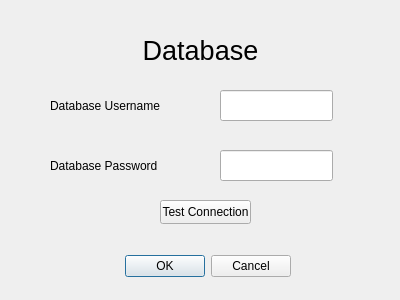
<?xml version="1.0" encoding="UTF-8"?>
<ui version="4.0">
 <class>dbdialog</class>
 <widget class="QDialog" name="dbdialog">
  <property name="geometry">
   <rect>
    <x>0</x>
    <y>0</y>
    <width>400</width>
    <height>300</height>
   </rect>
  </property>
  <property name="windowTitle">
   <string>Dialog</string>
  </property>
  <widget class="QDialogButtonBox" name="buttonBox">
   <property name="geometry">
    <rect>
     <x>110</x>
     <y>250</y>
     <width>181</width>
     <height>32</height>
    </rect>
   </property>
   <property name="orientation">
    <enum>Qt::Horizontal</enum>
   </property>
   <property name="standardButtons">
    <set>QDialogButtonBox::Cancel|QDialogButtonBox::Ok</set>
   </property>
  </widget>
  <widget class="QLabel" name="label_2">
   <property name="geometry">
    <rect>
     <x>0</x>
     <y>20</y>
     <width>401</width>
     <height>61</height>
    </rect>
   </property>
   <property name="text">
    <string>&lt;html&gt;&lt;head/&gt;&lt;body&gt;&lt;p align=&quot;center&quot;&gt;&lt;span style=&quot; font-size:20pt;&quot;&gt;Database&lt;/span&gt;&lt;/p&gt;&lt;/body&gt;&lt;/html&gt;</string>
   </property>
  </widget>
  <widget class="QLineEdit" name="lineEdit">
   <property name="geometry">
    <rect>
     <x>220</x>
     <y>90</y>
     <width>113</width>
     <height>31</height>
    </rect>
   </property>
  </widget>
  <widget class="QLabel" name="label">
   <property name="geometry">
    <rect>
     <x>50</x>
     <y>90</y>
     <width>111</width>
     <height>31</height>
    </rect>
   </property>
   <property name="text">
    <string>Database Username</string>
   </property>
  </widget>
  <widget class="QLabel" name="label_3">
   <property name="geometry">
    <rect>
     <x>50</x>
     <y>150</y>
     <width>111</width>
     <height>31</height>
    </rect>
   </property>
   <property name="text">
    <string>Database Password</string>
   </property>
  </widget>
  <widget class="QLineEdit" name="lineEdit_2">
   <property name="geometry">
    <rect>
     <x>220</x>
     <y>150</y>
     <width>113</width>
     <height>31</height>
    </rect>
   </property>
  </widget>
  <widget class="QPushButton" name="pushButton">
   <property name="geometry">
    <rect>
     <x>160</x>
     <y>200</y>
     <width>91</width>
     <height>24</height>
    </rect>
   </property>
   <property name="text">
    <string>Test Connection</string>
   </property>
  </widget>
 </widget>
 <resources/>
 <connections>
  <connection>
   <sender>buttonBox</sender>
   <signal>accepted()</signal>
   <receiver>dbdialog</receiver>
   <slot>accept()</slot>
   <hints>
    <hint type="sourcelabel">
     <x>248</x>
     <y>254</y>
    </hint>
    <hint type="destinationlabel">
     <x>157</x>
     <y>274</y>
    </hint>
   </hints>
  </connection>
  <connection>
   <sender>buttonBox</sender>
   <signal>rejected()</signal>
   <receiver>dbdialog</receiver>
   <slot>reject()</slot>
   <hints>
    <hint type="sourcelabel">
     <x>316</x>
     <y>260</y>
    </hint>
    <hint type="destinationlabel">
     <x>286</x>
     <y>274</y>
    </hint>
   </hints>
  </connection>
 </connections>
</ui>
